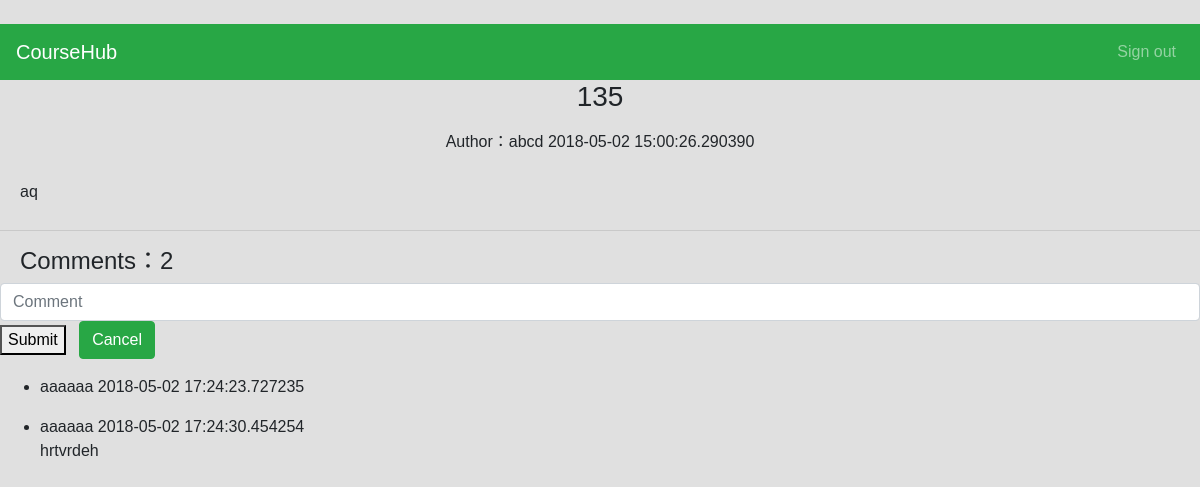
/detail/18, run on an earlier commit of the app's database.
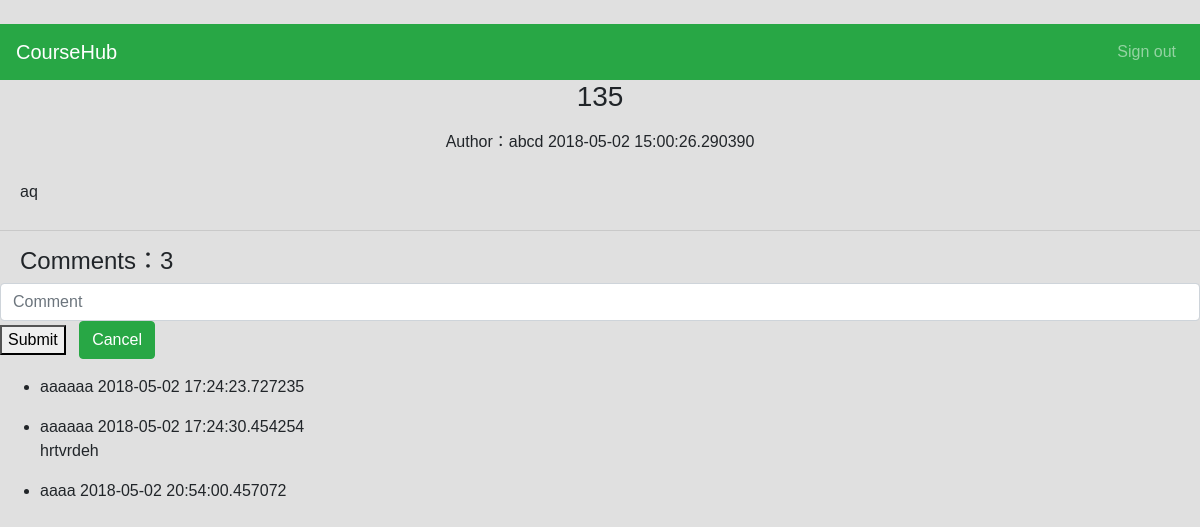
And on a later commit of the database.
### coursehubapp.py (models this page shows)
class Post(db.Model):
    __tablename__ = 'post'
    __searchable__ = ['title']
    id = db.Column(db.Integer, primary_key=True)
    title = db.Column(db.String(100))
    description = db.Column(db.String())
    user_id = db.Column(db.Integer, db.ForeignKey('user.id'), nullable=False)
    course_id = db.Column(db.Integer, db.ForeignKey('course.id'), nullable=False)
    post_time = db.Column(db.DateTime, default=datetime.now)
    comment = db.relationship('Comment', backref='post', lazy='dynamic')

class User(UserMixin, db.Model):
    __tablename__ = 'user'
    id = db.Column(db.Integer, primary_key=True)
    username = db.Column(db.String(15), unique=True, nullable=False)
    email = db.Column(db.String(50), unique=True, nullable=False)
    password = db.Column(db.String(80), nullable=False)
    post = db.relationship('Post', backref='user', lazy='dynamic')
    comment = db.relationship('Comment', backref='user', lazy='dynamic')
    courses = db.relationship('Course', secondary=students_courses, backref=db.backref('students'), lazy='dynamic')

class Comment(db.Model):
    __tablename__ = 'comment'
    id = db.Column(db.Integer, primary_key=True)
    detail = db.Column(db.Text, nullable=False)
    user_id = db.Column(db.Integer, db.ForeignKey('user.id'),nullable=False)
    post_id = db.Column(db.Integer, db.ForeignKey('post.id'),nullable=False)
    comment_time = db.Column(db.DateTime, default=datetime.now)

### coursehubapp.py (the view)
@app.route('/detail/<post_id>', methods=['GET', 'POST'])
def detail(post_id):
    postdetail = Post.query.filter(Post.id == post_id).first()
    return render_template('detail.html', post=postdetail)

### templates/detail.html (shortened to what this page needs)
﻿{% import "bootstrap/wtf.html" as wtf %}
<!DOCTYPE html>
<html lang="en">
<head>
  <link rel="stylesheet" href="https://maxcdn.bootstrapcdn.com/bootstrap/4.0.0/css/bootstrap.min.css">
  <link rel="stylesheet" type="text/css">
</head>
    <nav class="navbar navbar-expand-sm bg-success navbar-dark">
        <a class="navbar-brand" href="#">CourseHub</a>
            <ul class="navbar-nav ml-auto">
                <li class="nav-item">
                    <a class="nav-link" href="{{ url_for('logout') }}">Sign out</a>
                </li>
             </ul>
    </nav>
    <h3 class="page-title">{{ post.title }}</h3>
    <p class="post-info">
    <span class="author">Author：{{ post.user.username }}</span>
    <span>  {{ post.post_time }}</span></p>
    <p class="description">{{ post.description}}</p>
    <hr>
    <h4>Comments：{{ post.comment.count() }}</h4>
    <form action="{{url_for('comment', post_id=post.id)}}" method="POST">
        <div class="new-comment">
            <input type="text" class="form-control" placeholder="Comment" name="comment_detail">
    </div>
    <button class="btn-send">Submit</button> &nbsp
    <a href='#' class="btn btn-success">Cancel</a>
    </form>
    <ul class="comment-list">
        {% for commnet in post.comment%}
        <li>
            <div class="user_info">
                <span class="username"> {{ commnet.user.username }}</span>
                <span class="create_time">  {{ commnet.comment_time }}</span>
            </div>
            <p class="detail">{{ commnet.detail }}</p>
        </li>
        {% endfor %}
    </ul>
</body>
</html>

### templates/detail.html (style rules this page uses)
body, html { font-family: "Mina", sans-serif; height: 100%; margin: 0; padding: 0; background: #e0e0e0; }
.page-title { text-align: center; }
.post-info { text-align: center; margin-top: 16px; }
.description { padding: 10px 20px 10px 20px; }
h4 { padding-left: 20px; }

What changed in the data, as far as the page shows it:
added Comment: user.username "aaaa", comment_time "2018-05-02 20:54:00.457072"
Also different on the page:
{{ post.comment.count() }}: "2" → "3"
